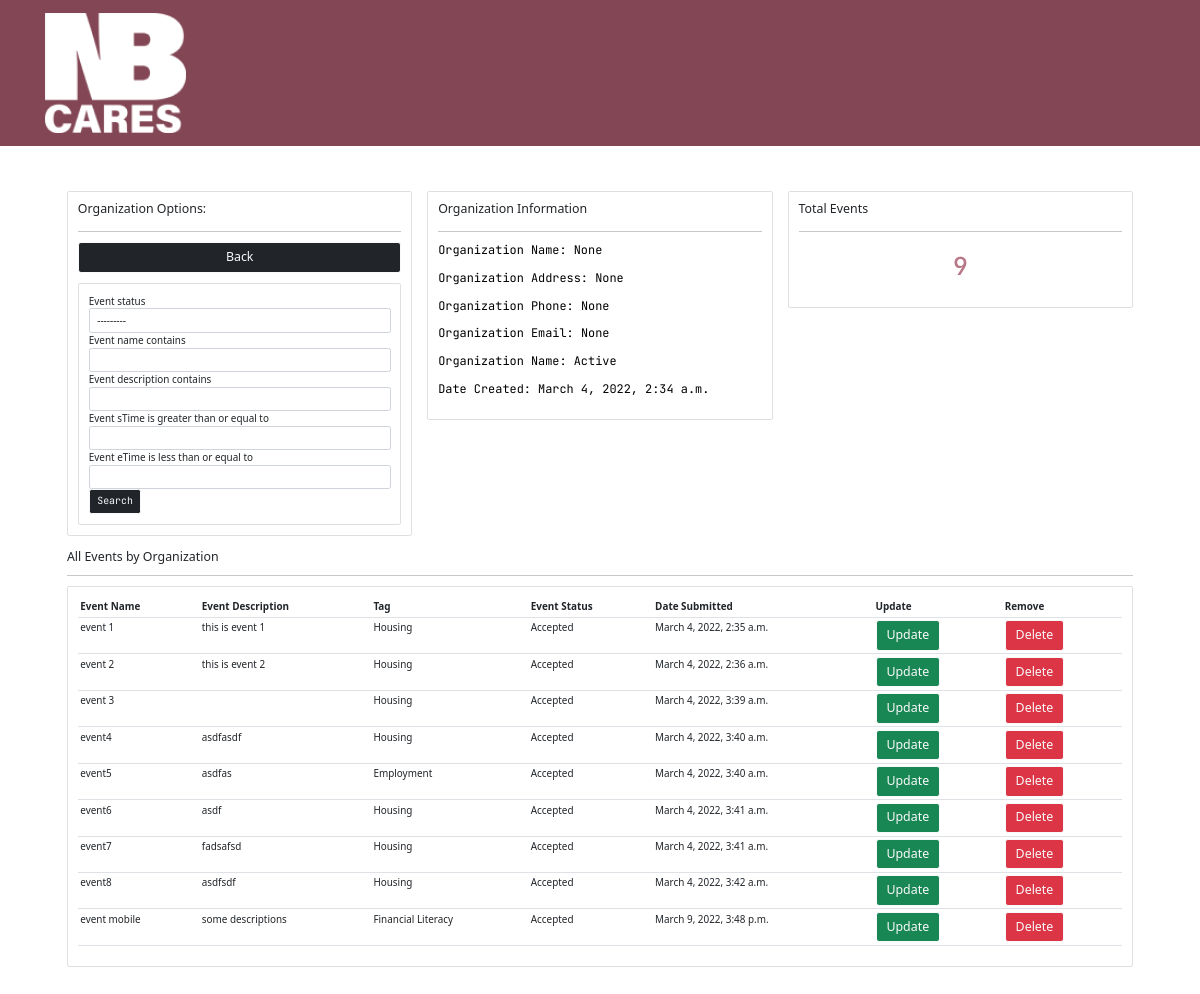
/admin-organization/5 (signed in), run on an earlier commit of the app's database.
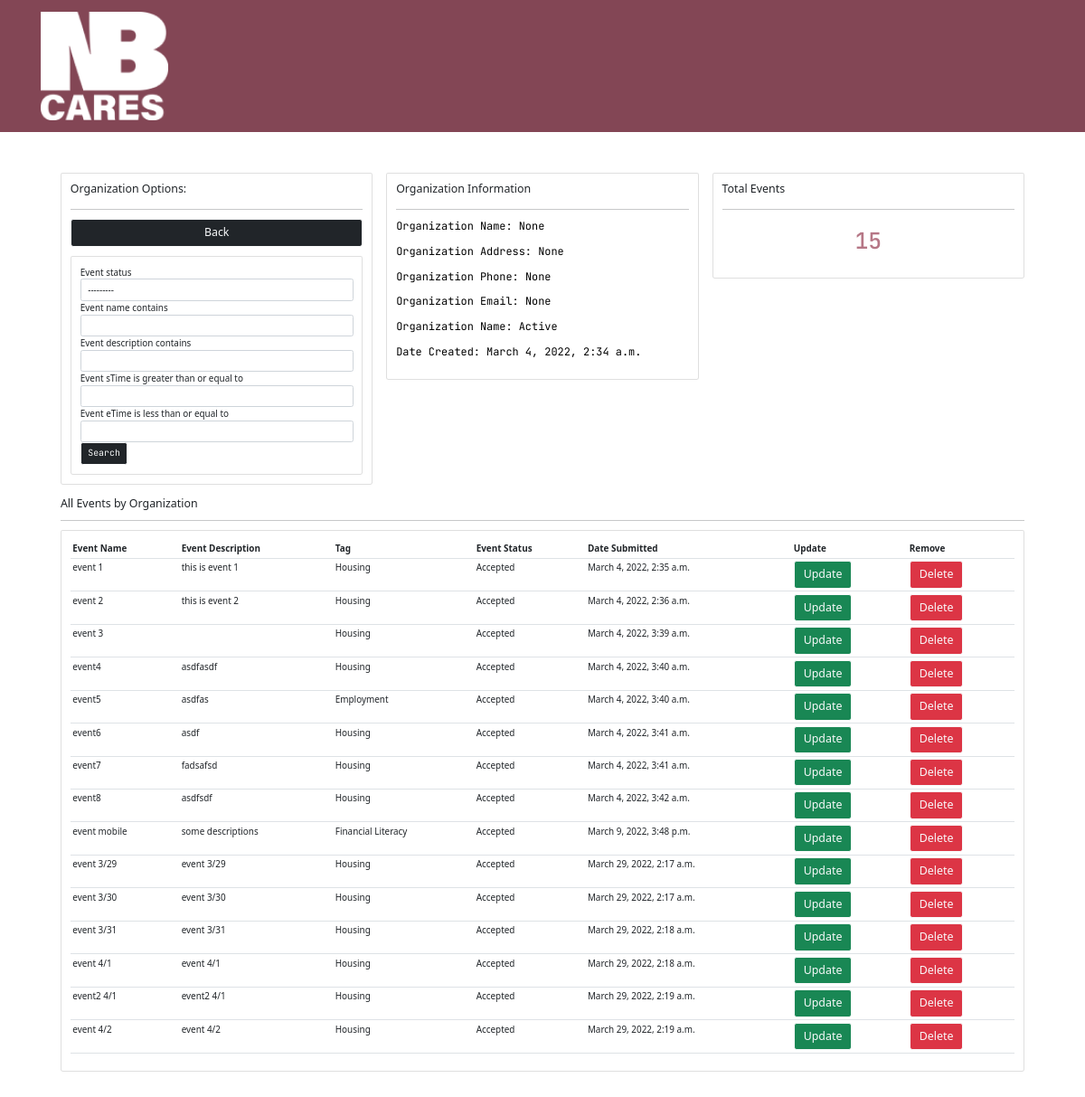
And on a later commit of the database.
### ProjectSite/models.py (models this page shows, shortened)
class Event(models.Model):
    EVENT_TAGS = (
        ('Housing', 'Housing'), ('Employment', 'Employment'), ('Education', 'Education'),
        ('Financial Literacy', 'Financial Literacy'), ('Healthcare', 'Healthcare'), ('Mental Health', 'Mental Health'),
        ('Family Engagement', 'Family Engagement'), ('Children Activities', 'Children Activities'), ('Art', 'Art'),
        ('Community Event', 'Community Event'), ('Fundraising', 'Fundraising'), ('Other', 'Other'),
    )
    EVENT_STATUS = (
        (u'Accepted', u'Accepted'),
        (u'Pending', u'Pending'),
        (u'Canceled', u'Canceled'),
        (u'Requested For Change', u'Requested For Change'),
    )
    user = models.ForeignKey(Organization, on_delete=models.CASCADE)
    event_name = models.CharField(max_length=100, null=True, blank=False)
    event_description = models.TextField(max_length=400, null=True, blank=True)
    event_sTime = models.DateTimeField()
    event_eTime = models.DateTimeField()
    event_tag = models.CharField(max_length=30, null=True, choices=EVENT_TAGS)
    event_status = models.CharField(max_length=30, choices=EVENT_STATUS, default='Pending')
    event_date_created = models.DateTimeField(auto_now_add=True, null=True, blank=True)
    event_popper = models.ImageField(null=True, blank=True, upload_to="images/")
    registered = models.ManyToManyField(User, default=None, blank=True, related_name='registeredUser')

### ProjectSite/decorators.py (the view)
        def wrapper_func(request, *args, **kwargs):
            group = None
            if request.user.groups.exists():
                group = request.user.groups.all()[0].name
            if group in allowed_roles:
                return view_func(request, *args, **kwargs)
            else:
                return HttpResponse('You are not authorized to view this page')

### ProjectSite/views.py (called while the page is built)
@login_required(login_url='login')
@allowed_users(allowed_roles='admin')
def view_admin_organzation(request, pk):
    org = Organization.objects.get(id=pk)
    orgevents = org.event_set.all()
    orgevents_count = orgevents.count()
    OrganizationEventFilter = OrgEventFilter(request.GET, queryset=orgevents)
    orgevents = OrganizationEventFilter.qs
    context = {'org': org, 'orgevents': orgevents, 'orgevents_count': orgevents_count,
               'OrganizationEventFilter': OrganizationEventFilter}
    return render(request, 'ProjectSite/admin-organization.html', context)

### templates/ProjectSite/admin-organization.html (shortened to what this page needs)
{% extends 'ProjectSite/log-base.html' %}
{% load static %}
{% load crispy_forms_filters %}
{% block body %}
    <br>
    <div class="row px-5 mx-5">
        <div class="col-md">
            <div class="card card-body">
                <h5>Organization Options:</h5>
                <hr>
                <a class="btn btn-dark btn-outline-light btn-lg btn-block" href="{% url 'admin_panel' %}">Back</a>
                <div class="card card-body mt-3">
                    <form method="get">
                        {{ OrganizationEventFilter.form|crispy }}
                        <button class="btn btn-dark btn-outline-light" type="submit">Search</button>
                    </form>
                </div>
            </div>
        </div>
        <div class="col-md">
            <div class="card card-body">
                <h5>Organization Information</h5>
                <hr>
                <p style="font-size: 1.2rem">Organization Name: {{ org.org_name }}</p>
                <p style="font-size: 1.2rem">Organization Address: {{ org.org_address }}</p>
                <p style="font-size: 1.2rem">Organization Phone: {{ org.org_phone }}</p>
                <p style="font-size: 1.2rem">Organization Email: {{ org.org_email }}</p>
                <p style="font-size: 1.2rem">Organization Name: {{ org.org_status }}</p>
                <p style="font-size: 1.2rem">Date Created: {{ org.org_date_created }}</p>
            </div>
        </div>
        <div class="col-md">
            <div class="card card-body">
                <h5>Total Events</h5>
                <hr>
                <h1 style="text-align: center;padding: 10px">{{ orgevents_count }}</h1>
            </div>
        </div>
    </div>
    <br>
    <div class="row px-5 mx-5">
        <div class="col-md">
            <h5>All Events by Organization</h5>
            <hr>
            <div class="card card-body">
                <table class="table table-sm">
                    <tr>
                        <th>Event Name</th>
                        <th>Event Description</th>
                        <th>Tag</th>
                        <th>Event Status</th>
                        <th>Date Submitted</th>
                        <th>Update</th>
                        <th>Remove</th>
                    </tr>
                    {% for orgevent in orgevents %}
                        <tr>
                            <td>{{ orgevent.event_name }}</td>
                            <td>{{ orgevent.event_description }}</td>
                            <td>{{ orgevent.event_tag }}</td>
                            <td>{{ orgevent.event_status }}</td>
                            <td>{{ orgevent.event_date_created }}</td>
                            <td><a class="btn btn-success btn-outline-light btn-lg btn-block"
                                   href="{% url 'update_events' orgevent.id %}">Update</a></td>
                            <td><a class="btn btn-danger btn-outline-light btn-lg btn-block"
                                   href="{% url 'delete_events' orgevent.id %}">Delete</a></td>
                        </tr>
                    {% endfor %}
                </table>
            </div>
        </div>
    </div>
{% endblock %}

What changed in the data, as far as the page shows it:
added Event: event_name "event 3/29", event_description "event 3/29", event_tag "Housing", event_status "Accepted", event_date_created "March 29, 2022, 2:17 a.m."
added Event: event_name "event 3/30", event_description "event 3/30", event_tag "Housing", event_status "Accepted", event_date_created "March 29, 2022, 2:17 a.m."
added Event: event_name "event 3/31", event_description "event 3/31", event_tag "Housing", event_status "Accepted", event_date_created "March 29, 2022, 2:18 a.m."
added Event: event_name "event 4/1", event_description "event 4/1", event_tag "Housing", event_status "Accepted", event_date_created "March 29, 2022, 2:18 a.m."
added Event: event_name "event2 4/1", event_description "event2 4/1", event_tag "Housing", event_status "Accepted", event_date_created "March 29, 2022, 2:19 a.m."
added Event: event_name "event 4/2", event_description "event 4/2", event_tag "Housing", event_status "Accepted", event_date_created "March 29, 2022, 2:19 a.m."
Also different on the page:
{{ orgevents_count }}: "9" → "15"
